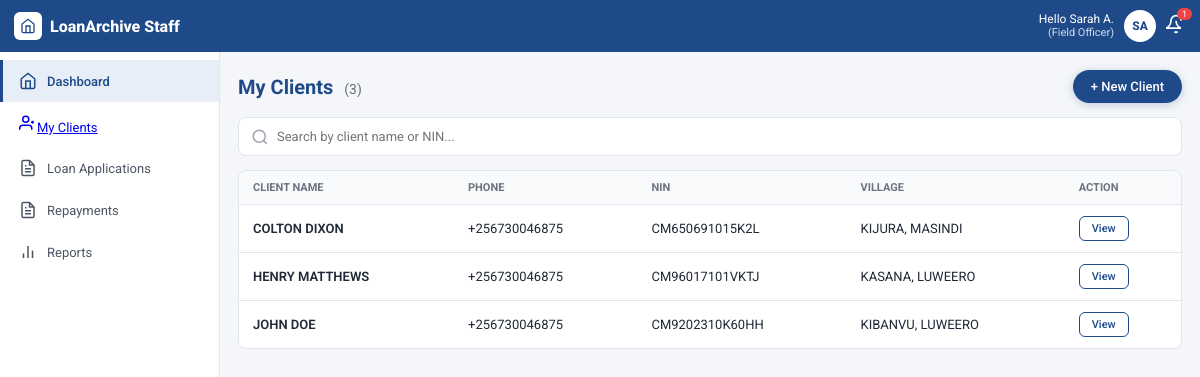
Page /clients/ (signed in) on the committed database.
### users/models.py (models this page shows, shortened)
class User(AbstractUser):
    class Role(models.TextChoices):
        SUPERUSER = 'SUPERUSER', _('Admin Superuser')
        OWNER = 'OWNER', _('Company Owner')
        LOAN_APPROVAL = 'LOAN_APPROVAL', _('Loan Approval Officer')
        MANAGER = 'MANAGER', _('Manager')
        CASHIER = 'CASHIER', _('Cashier')
        FIELD_OFFICER = 'FIELD_OFFICER', _('Field Officer')
    role = models.CharField(
        max_length=20,
        choices=Role.choices,
        default=Role.FIELD_OFFICER
    )
    company = models.ForeignKey(
        Company,
        on_delete=models.SET_NULL,
        null=True,
        blank=True,
        related_name='users',
        help_text="Applicable for Company Owners and Staff members."
    )
    branch = models.ForeignKey(
        Branch,
        on_delete=models.SET_NULL,
        null=True,
        blank=True,
        related_name='staff',
        help_text="Applicable for Branch-level staff members."
    )

### clients/models.py (models this page shows, shortened)
class Client(models.Model):
    passport_photo = models.ImageField(
        upload_to='clients/passports/',
        validators=[validate_passport_photo],
        help_text=_("Upload a clear passport-sized photo. Max size 2MB.")
    )
    first_name = models.CharField(max_length=100)
    last_name = models.CharField(max_length=100)
    nin = models.CharField(
        max_length=14,
        unique=True,
        validators=[nin_validator],
        verbose_name=_("NIN"),
        help_text=_("Enter the 14-character National Identification Number.")
    )
    telephone_number = models.CharField(
        max_length=13,
        validators=[phone_validator],
        help_text=_("Format: +256XXXXXXXXX")
    )
    village = models.CharField(max_length=100, blank=True)
    parish = models.CharField(max_length=100, blank=True)
    sub_county = models.CharField(max_length=100, blank=True)
    district = models.CharField(max_length=100)
    landmark = models.TextField(
        blank=True,
        help_text=_("Directions, close buildings, or descriptions to help the Field Officer locate the client.")
    )
    branch = models.ForeignKey(
        Branch,
        on_delete=models.PROTECT,
        related_name='clients',
        help_text=_("The home branch where this client's profile and loans are handled.")
    )
    assigned_field_officer = models.ForeignKey(
        settings.AUTH_USER_MODEL,
        on_delete=models.SET_NULL,
        null=True,
        blank=True,
        related_name='assigned_clients',
        limit_choices_to={'role': 'FIELD_OFFICER'},
        help_text=_("The field officer responsible for evaluating and collecting from this client.")
    )
    created_at = models.DateTimeField(auto_now_add=True)
    updated_at = models.DateTimeField(auto_now=True)
    class Meta:
        ordering = ['-created_at']
        verbose_name = "Client"
        verbose_name_plural = "Clients"
    @property
    def full_name(self):
        return f"{self.first_name} {self.last_name}"

### clients/views.py (the view)
# urls.py: path('', views.client_list, name='list'), # /clients/
@login_required
def client_list(request):
    q = request.GET.get('q', '')
    status = request.GET.get('status', '')
    clients = Client.objects.select_related('branch', 'assigned_field_officer').all()
    if q:
        clients = clients.filter(first_name__icontains=q) | clients.filter(last_name__icontains=q) | clients.filter(nin__icontains=q)
    if status:
        pass
    return render(request, 'clients/client_list.html', {'clients': clients})

### templates/clients/client_list.html (shortened to what this page needs)
{% extends "base.html" %}
{% load humanize %}
{% block content %}
<div class="clients-header">
  <div class="clients-title">My Clients <span>({{ clients.count }})</span></div>
  <button class="btn-primary" onclick="window.location.href='{% url 'clients:add_new_client' %}'">+ New Client</button>
</div>
<form method="get" class="search-row">
  <div class="search-box">
    <svg width="18" height="18" viewBox="0 0 24 24" fill="none" stroke="currentColor" stroke-width="2"><circle cx="11" cy="11" r="8"/><path d="m21 21-4.3-4.3"/></svg>
    <input type="text" name="q" value="{{ request.GET.q }}" placeholder="Search by client name or NIN...">
  </div>
</form>
<div class="client-table-wrap desktop-client-table">
  <div style="overflow-x:auto">
  <table>
    <thead><tr><th>CLIENT NAME</th><th>PHONE</th><th>NIN</th><th>VILLAGE</th><th>ACTION</th></tr></thead>
    <tbody>
      {% for client in clients %}
      <tr>
        <td style="font-weight:600">{{ client.full_name }}</td>
        <td>{{ client.telephone_number }}</td>
        <td>{{ client.nin }}</td>
        <td>{{ client.village|default:"-" }}, {{ client.district }}</td>
        <td><a href="{% url 'clients:detail' client.pk %}" class="btn">View</a></td>
      </tr>
      {% empty %}
      <tr><td colspan="5" style="text-align:center;padding:20px;color:#6b7280">No clients found</td></tr>
      {% endfor %}
    </tbody>
  </table>
  </div>
</div>
{% endblock content %}

### templates/base.html (shortened to what this page needs)
<!DOCTYPE html>
<html lang="en">
<head>
<link rel="stylesheet" href="https://cloudflare.com">
</head>
<body>
<div style="background:#1e4a8a;color:white;padding:10px 14px;display:flex;justify-content:space-between;align-items:center;position:sticky;top:0;z-index:50">
  <div style="display:flex;align-items:center;gap:8px;font-weight:800">
    <div style="width:28px;height:28px;background:white;border-radius:6px;display:grid;place-items:center">
      <svg width="16" height="16" viewBox="0 0 24 24" fill="none" stroke="#1e4a8a" stroke-width="2" stroke-linecap="round"><path d="M3 9l9-7 9 7v11a2 2 0 0 1-2 2H5a2 2 0 0 1-2-2z"/><polyline points="9 22 9 12 15 12 15 22"/></svg>
    </div>
    LoanArchive Staff
  </div>
  <div style="display:flex;align-items:center;gap:10px;position:relative">
    <div style="text-align:right;line-height:1.1">
      <div style="font-size:12px">Hello {{ request.user.first_name|default:"Sarah A." }}</div>
      <div style="font-size:11px;opacity:.8">({{ request.user.groups.first.name|default:"Field Officer" }})</div>
    </div>
    <div id="profileBtn" onclick="toggleProfile()" style="width:32px;height:32px;background:white;color:#1e4a8a;border-radius:50%;display:grid;place-items:center;font-weight:800;font-size:12px;cursor:pointer">
      SA
    </div>
    <div style="position:relative">
      <svg width="20" height="20" viewBox="0 0 24 24" fill="none" stroke="white" stroke-width="2"><path d="M18 8A6 6 0 0 0 6 8c0 7-6 9-6 9h18s-6-2-6-9"/><path d="M13.73 21a2 2 0 0 1-3.46 0"/></svg>
      <span style="position:absolute;top:-6px;right:-6px;background:#ef4444;color:white;font-size:9px;padding:1px 5px;border-radius:10px">1</span>
    </div>
  </div>
</div>
<div class="layout">
  <div class="sidebar">
    <div class="side-link active">
      <svg class="icon" viewBox="0 0 24 24" fill="none" stroke="currentColor" stroke-width="2"><path d="M3 9l9-7 9 7v11a2 2 0 0 1-2 2H5a2 2 0 0 1-2-2z"/><polyline points="9 22 9 12 15 12 15 22"/></svg>
      Dashboard
    </div>
    <div class="side-link">
      <a href="{% url 'clients:list' %}" class="b-item {% if 'clients' in request.path %}active{% endif %}">
    <svg class="icon" viewBox="0 0 24 24" fill="none" stroke="currentColor" stroke-width="2"><path d="M17 21v-2a4 4 0 0 0-4-4H5a4 4 0 0 0-4 4v2"/><circle cx="9" cy="7" r="4"/><path d="M16 11h4"/><path d="M18 9v4"/></svg>My Clients
  </a>
    </div>
    <div class="side-link">
      <svg class="icon" viewBox="0 0 24 24" fill="none" stroke="currentColor" stroke-width="2"><path d="M14 2H6a2 2 0 0 0-2 2v16a2 2 0 0 0 2 2h12a2 2 0 0 0 2-2V8z"/><polyline points="14 2 14 8 20 8"/><line x1="16" y1="13" x2="8" y2="13"/><line x1="16" y1="17" x2="8" y2="17"/><polyline points="10 9 9 9 8 9"/></svg>
      Loan Applications
    </div>
    <div class="side-link">
      <svg class="icon" viewBox="0 0 24 24" fill="none" stroke="currentColor" stroke-width="2"><path d="M14 2H6a2 2 0 0 0-2 2v16a2 2 0 0 0 2 2h12a2 2 0 0 0 2-2V8z"/><polyline points="14 2 14 8 20 8"/><line x1="16" y1="13" x2="8" y2="13"/><line x1="16" y1="17" x2="8" y2="17"/><line x1="10" y1="9" x2="8" y2="9"/></svg>
      Repayments
    </div>
    <div class="side-link">
      <svg class="icon" viewBox="0 0 24 24" fill="none" stroke="currentColor" stroke-width="2"><line x1="18" y1="20" x2="18" y2="10"/><line x1="12" y1="20" x2="12" y2="4"/><line x1="6" y1="20" x2="6" y2="14"/></svg>
      Reports
    </div>
  </div>
  <div class="main">
    {% block content %}
    {% endblock content %}
</body>
</html>

### templates/base.html (style rules this page uses)
:root { --primary: #0f4c81; --primary-dark: #0a365c; --bg-gray: #f3f4f6; --border-color: #d1d5db; }
* { box-sizing: border-box; margin: 0; padding: 0; }
.btn { padding: 0.5rem 1rem; border-radius: 0.375rem; font-size: 0.85rem; font-weight: 600; cursor: pointer; text-decoration: none; display: inline-flex; align-items: center; gap: 0.25rem; }
:root { --blue:#1e4a8a;--blue-dark:#163a6b;--blue-light:#e8eef7;--border:#e0e6ed;--bg:#f4f6f9;--green:#2e7d32;--yellow:#b8860b;--red:#c62828 }
* { box-sizing:border-box;margin:0;padding:0;font-family:'Roboto',sans-serif }
body { background:var(--bg);color:#1f2937 }
.icon { width:18px;height:18px;flex-shrink:0 }
.layout { display:flex;min-height:calc(100vh - 56px) }
.sidebar { width:220px;background:white;border-right:1px solid var(--border);padding-top:8px;flex-shrink:0 }
.side-link { display:flex;align-items:center;gap:10px;padding:12px 16px;font-size:13px;color:#4b5563;cursor:pointer;border-left:3px solid transparent }
.side-link.active { background:var(--blue-light);border-left-color:var(--blue);color:var(--blue);font-weight:500 }
.side-link.active .icon { color:var(--blue) }
.main { flex:1;padding:18px }
table { width:100%;border-collapse:collapse;font-size:13px }
th { text-align:left;padding:10px 14px;background:#f9fafb;color:#6b7280;font-size:11px;text-transform:uppercase;white-space:nowrap }
td { padding:11px 14px;border-top:1px solid var(--border);white-space:nowrap }
.btn { border:1px solid var(--blue);color:var(--blue);background:white;padding:5px 12px;border-radius:6px;font-size:11px;cursor:pointer;font-weight:500 }

### templates/clients/client_list.html (style rules this page uses)
.clients-header { display:flex;justify-content:space-between;align-items:center;gap:12px;margin-bottom:14px;flex-wrap:wrap }
.clients-title { font-size:20px;font-weight:700;color:var(--blue) }
.clients-title span { font-size:14px;color:#6b7280;font-weight:400;margin-left:6px }
.btn-primary { background:var(--blue);color:white;border:none;padding:9px 18px;border-radius:24px;font-size:13px;font-weight:500;cursor:pointer;box-shadow:0 2px 8px rgba(30,74,138,.25) }
.search-row { display:flex;gap:10px;margin-bottom:14px;flex-wrap:wrap }
.search-box { flex:1;min-width:220px;position:relative;background:white;border:1px solid var(--border);border-radius:8px;display:flex;align-items:center;padding:0 12px }
.search-box input { border:none;outline:none;width:100%;padding:11px 8px;font-size:13px;background:transparent }
.search-box svg { flex-shrink:0;color:#9ca3af }
.client-table-wrap { background:white;border:1px solid var(--border);border-radius:8px;overflow:hidden }

### rows in the picture
User: user.first_name "Sarah A.", user.groups.first.name "Field Officer"
Client: full_name "COLTON DIXON", telephone_number "+256730046875", nin "CM650691015K2L", village "KIJURA", district "MASINDI"
Client: full_name "HENRY MATTHEWS", telephone_number "+256730046875", nin "CM96017101VKTJ", village "KASANA", district "LUWEERO"
Client: full_name "JOHN DOE", telephone_number "+256730046875", nin "CM9202310K60HH", village "KIBANVU", district "LUWEERO"

### other values in the picture
{{ clients.count }} "3"
